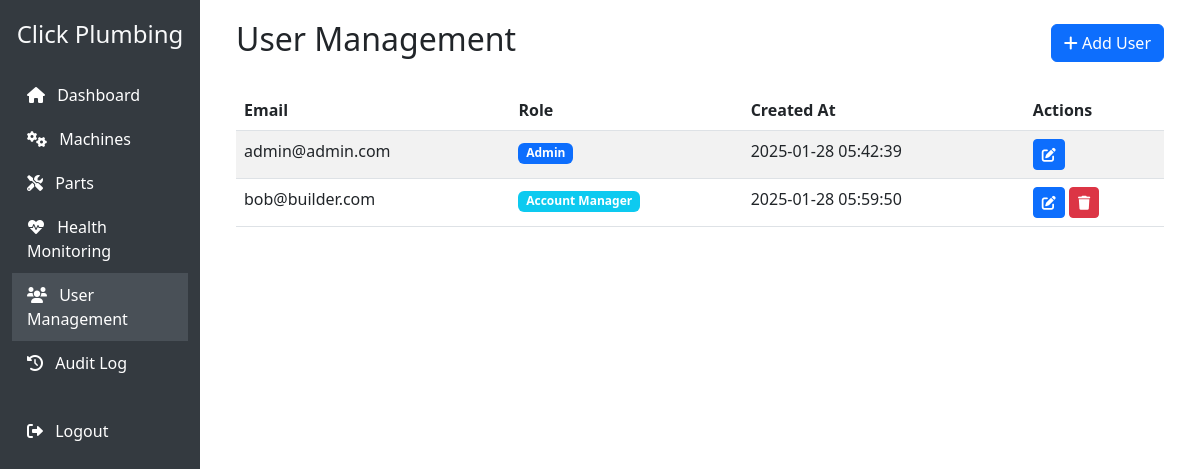
Screenshot of /users (signed in) with the database file from the repository.
### models.py (models this page shows)
class User(UserMixin, db.Model):
    id = db.Column(db.Integer, primary_key=True)
    email = db.Column(db.String(120), unique=True, nullable=False)
    password = db.Column(db.String(200), nullable=False)
    role = db.Column(db.String(20), nullable=False)  # Admin, Engineer, Account Manager
    created_at = db.Column(db.DateTime, default=datetime.utcnow)

### routes/users.py (the view)
@users_bp.route('/users')
@login_required
def list():
    if current_user.role != 'Admin':
        flash('Access denied. Admin privileges required.', 'danger')
        return redirect(url_for('index'))
    users = User.query.all()
    return render_template('users/list.html', users=users)

### app.py (called while the page is built)
@login_manager.user_loader
def load_user(user_id):
    return User.query.get(int(user_id))

### templates/users/list.html (shortened to what this page needs)
{% extends "base.html" %}
{% block content %}
<div class="container-fluid">
    <div class="d-flex justify-content-between align-items-center mb-4">
        <h2>User Management</h2>
        <button type="button" class="btn btn-primary" data-bs-toggle="modal" data-bs-target="#addUserModal">
            <i class="fas fa-plus"></i> Add User
        </button>
    </div>
    <div class="table-responsive">
        <table class="table table-striped">
            <thead>
                <tr>
                    <th>Email</th>
                    <th>Role</th>
                    <th>Created At</th>
                    <th>Actions</th>
                </tr>
            </thead>
            <tbody>
                {% for user in users %}
                <tr>
                    <td>{{ user.email }}</td>
                    <td><span class="badge bg-{{ 'primary' if user.role == 'Admin' else 'success' if user.role == 'Engineer' else 'info' }}">{{ user.role }}</span></td>
                    <td>{{ user.created_at.strftime('%Y-%m-%d %H:%M:%S') }}</td>
                    <td>
                        <button class="btn btn-sm btn-primary" data-bs-toggle="modal" data-bs-target="#editUserModal{{ user.id }}">
                            <i class="fas fa-edit"></i>
                        </button>
                        {% if user.id != current_user.id %}
                        <form action="{{ url_for('users.delete', id=user.id) }}" method="POST" class="d-inline">
                            <button type="submit" class="btn btn-sm btn-danger" onclick="return confirm('Are you sure you want to delete this user?')">
                                <i class="fas fa-trash"></i>
                            </button>
                        </form>
                        {% endif %}
                    </td>
                </tr>
                {% endfor %}
            </tbody>
        </table>
    </div>
</div>
{% endblock %}

### rows the page displays
User: email "admin@admin.com", role "Admin", created_at "2025-01-28 05:42:39"
User: email "bob@builder.com", role "Account Manager", created_at "2025-01-28 05:59:50"
